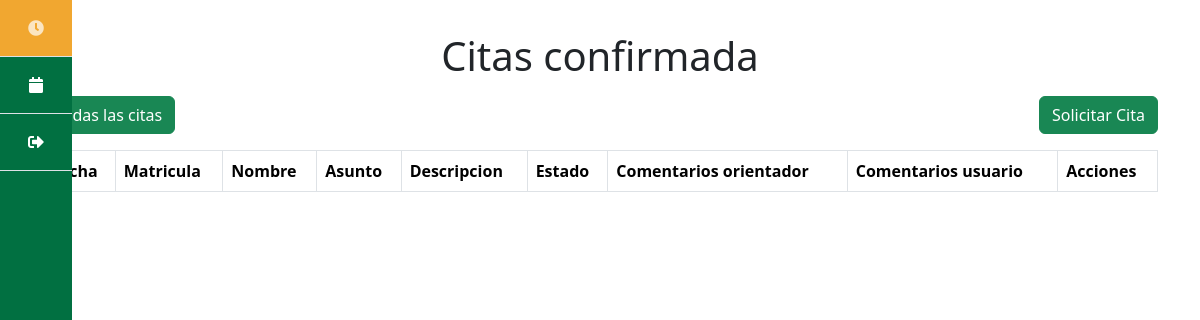
Page /citas_confirmadas/ (signed in) on the earlier database version.
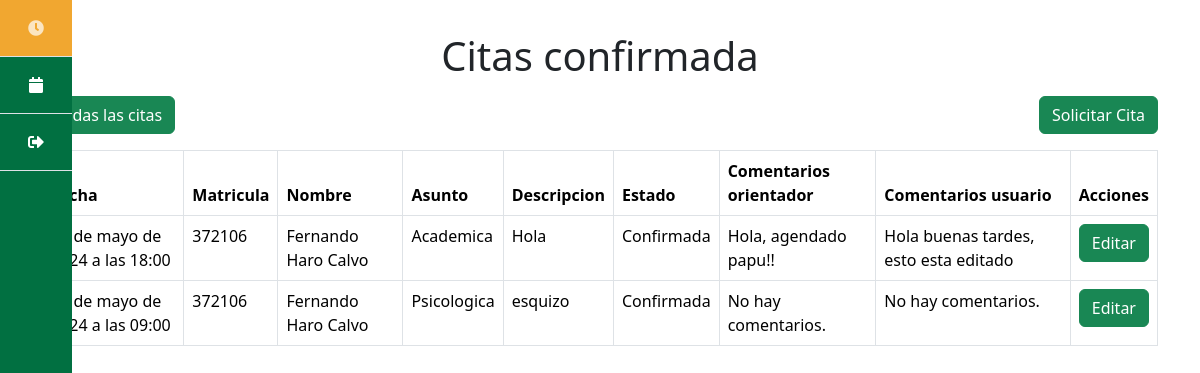
Same page on the later database version.
### paginas/models.py (models this page shows, shortened)
class Cita(models.Model):
    PENDIENTE = 'Pendiente'
    CONFIRMADA = 'Confirmada'
    DECLINADA = 'Declinada'
    ESTADOS_CITA = [
        (PENDIENTE, 'Pendiente'),
        (CONFIRMADA, 'Confirmada'),
        (DECLINADA, 'Declinada'),
    ]
    HOMBRE = 'Hombre'
    MUJER = 'Mujer'
    PREFIERO_NO_DECIRLO = 'Prefiero no decirlo'
    GENERO = [
        (HOMBRE, 'Hombre'),
        (MUJER, 'Mujer'),
        (PREFIERO_NO_DECIRLO, 'Prefiero no decirlo'),
    ]
    INGENIERIA_CIVIL = 'Ingenieria Civil'
    INGENIERIA_ELECTRONICA = 'Ingenieria en Electronica'
    INGENIERIA_COMPUTACION = 'Ingenieria en Computacion'
    INGENIERIA_INDUSTRIAL = 'Ingenieria Industrial'
    INGENIERIA_NANOTECNOLOGIA = 'Ingenieria en Nanatecnologia'
    INGENIERIA_SOFTWARE = 'Ingenieria en Software'
    BIOINGENIERIA = 'Bioingenieria'
    ARQUITECTURA = 'Arquitectura'
    CARRERAS = [
        (INGENIERIA_CIVIL,  'Ingenieria Civil'),
        (INGENIERIA_ELECTRONICA,  'Ingenieria en Electronica'),
        (INGENIERIA_COMPUTACION,  'Ingenieria en Computacion'),
        (INGENIERIA_INDUSTRIAL,  'Ingenieria Industrial'),
        (INGENIERIA_NANOTECNOLOGIA,  'Ingenieria en Nanotecnologia'),
        (INGENIERIA_SOFTWARE,  'Ingenieria en Software y Tecnologias Emergentes'),
        (BIOINGENIERIA,  'Bioingenieria'),
        (ARQUITECTURA,  'Arquitectura'),
    ]
    ACADEMICA = 'Academica'
    PERSONAL = 'Personal'
    VOCACIONAL = 'Vocacional'
    BAJA = 'Baja'
    PSICOLOGICA = 'Psicologica'
    ASUNTOS = [
        (ACADEMICA, 'Academica'),
        (PERSONAL, 'Personal'),
        (VOCACIONAL, 'Vocacional'),
        (BAJA, 'Baja'),
        (PSICOLOGICA, 'Psicologica'),
    ]
    PRIMERO = '1'
    SEGUNDO = '2'
    TERCERO = '3'
    CUARTO = '4'
    QUINTO = '5'
    SEXTO = '6'
    SEPTIMO = '7'
    OCTAVO = '8'
    NOVENO = '9'
    SEMESTRES = [
        (PRIMERO, '1'),
        (SEGUNDO, '2'),
        (TERCERO, '3'),
        (CUARTO, '4'),
        (QUINTO, '5'),
        (SEXTO, '6'),
        (SEPTIMO, '7'),
        (OCTAVO, '8'),
        (NOVENO, '9'),
    ]
    matricula = models.CharField(max_length=8)
    apellido_paterno = models.CharField(max_length=20)
    apellido_materno = models.CharField(max_length=20)
    nombre = models.CharField(max_length=40)
    descripcion = models.TextField(max_length=200)
    fecha = models.DateTimeField()
    semestre = models.CharField(
        max_length=2,
        choices=SEMESTRES,
        default=PRIMERO
    )
    comentarios_orientador = models.TextField(
        max_length=200,
        default="No hay comentarios."
    )
    comentarios_usuario = models.TextField(
        max_length=200,
        default="No hay comentarios."
    )
    sexo = models.CharField(
        max_length=20,
        choices=GENERO,
        default=PREFIERO_NO_DECIRLO,
    )
    estado = models.CharField(
        max_length=11,
        choices=ESTADOS_CITA,
        default=PENDIENTE,
    )
    carrera = models.CharField(
        max_length=50,
        choices=CARRERAS,
        default=INGENIERIA_SOFTWARE
    )
    asunto = models.CharField(
        max_length=50,
        choices=ASUNTOS,
        default=ACADEMICA
    )
    solicitada = models.DateTimeField(auto_now_add=True)
    user = models.ForeignKey(User, on_delete=models.CASCADE)

### paginas/views.py (the view)
# urls.py: path('citas_confirmadas/', views.citas_confirmadas, name = 'citas_confirmadas'),
def citas_confirmadas(request):
    if request.user.is_staff:
        citas = Cita.objects.filter(estado='Confirmada').order_by('-fecha')
    else:
        citas = Cita.objects.filter(
            estado='Confirmada', user=request.user).order_by('-fecha')
    return render(request, 'citas_confirmadas.html', {
        'citas': citas})

### paginas/templates/citas_confirmadas.html
{% extends 'base.html' %} {% block content %}
<h1 class="text-center mt-3 mb-3">Citas confirmada</h1>
<div class="d-flex mb-3 justify-content-between">
  <div class="d-flex gap-2">
      <a href="/citas" class="btn btn-success">Todas las citas</a>
  </div>
  <div>
    <a href="/citas/crear" class="btn btn-success">Solicitar Cita</a>
  </div>
</div>
<table class="table table-bordered">
    <thead>
        <tr>
            <th scope="col">Fecha</th>
            <th scope="col">Matricula</th>
            <th scope="col">Nombre</th>
            <th scope="col">Asunto</th>
            <th scope="col">Descripcion</th>
            <th scope="col">Estado</th>
            <th scope="col">Comentarios orientador</th>
            <th scope="col">Comentarios usuario</th>
            {% if user.is_staff %}
            <th scope="col">Acciones</th>
            {% else %}
            <th scope="col">Detalle</th>
            {% endif %}
        </tr>
    </thead>
    <tbody>
        {% for cita in citas %}
        <tr>
            <td>{{ cita.fecha }}</td>
            <td>{{ cita.matricula }}</td>
            <td>
                {{ cita.nombre }} {{cita.apellido_paterno}}
                {{cita.apellido_materno}}
            </td>
            <td>{{ cita.asunto }}</td>
            <td>{{ cita.descripcion }}</td>
            <td>{{ cita.estado }}</td>
            <td>{{ cita.comentarios_orientador }}</td>
            <td>{{ cita.comentarios_usuario }}</td>
            {% if user.is_staff %}
            <td>
                <a href="/citas/{{ cita.id }}" class="btn btn-success"
                    >Editar
                </a>
            </td>
            {% else %}
            <td>
                <a href="/citas/{{ cita.id }}" class="btn btn-success">Ver </a>
            </td>
            {% endif %} {% endfor %}
        </tr>
    </tbody>
</table>
{% endblock %}

Differences in the rows shown:
added Cita: fecha "31 de mayo de 2024 a las 18:00", matricula "372106", nombre "Fernando", apellido_paterno "Haro", apellido_materno "Calvo", asunto "Academica", descripcion "Hola", estado "Confirmada", comentarios_orientador "Hola, agendado papu!!", comentarios_usuario "Hola buenas tardes, esto esta editado"
added Cita: fecha "27 de mayo de 2024 a las 09:00", matricula "372106", nombre "Fernando", apellido_paterno "Haro", apellido_materno "Calvo", asunto "Psicologica", descripcion "esquizo", estado "Confirmada", comentarios_orientador "No hay comentarios.", comentarios_usuario "No hay comentarios."
